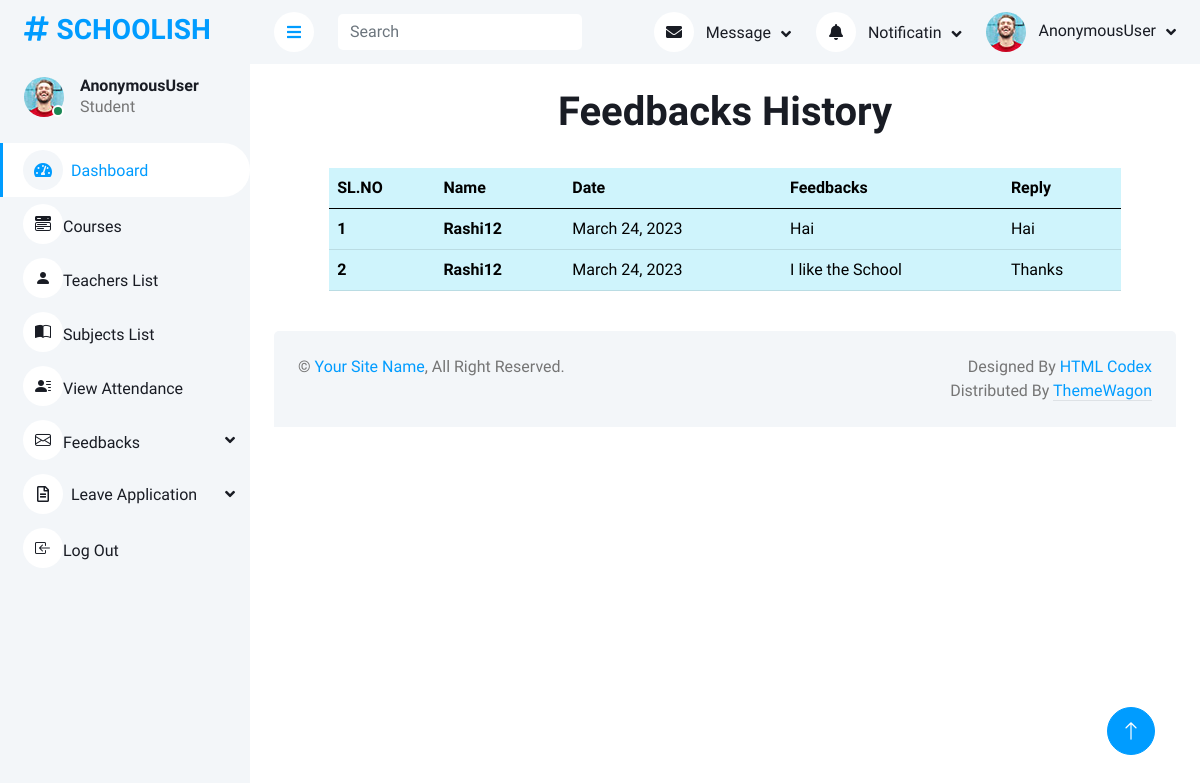
The page /studentdashboard/Feedback/view on the database its author committed.
### home/models.py (models this page shows, shortened)
class StudentFeedback(models.Model):
    user = models.ForeignKey(Login, on_delete=models.DO_NOTHING)
    Feedback = models.CharField(max_length=200)
    Date = models.DateField(auto_now=True)
    Reply = models.TextField(null=True, blank=True)

class Login(AbstractUser):
    is_teacher = models.BooleanField(default=False)
    is_student = models.BooleanField(default=False)

### home/studentviews.py (the view)
# urls.py: path('studentdashboard/Feedback/view', studentviews.stud_view_feedback, name='stud_view_feedback'),
def stud_view_feedback(request):
    data = StudentFeedback.objects.all()
    return render(request, 'Students/Viewfeedback.html', {'data': data})

### templates/Students/Viewfeedback.html
{% extends 'Students/Studentbase.html' %}
{% load crispy_forms_tags %}
{% block content %}
<br>
<h1 class="text-center">Feedbacks History</h1><br>
<div class="col-xl-10 mx-auto">
<table class="table table-info">
  <thead>
    <tr >
      <th scope="col">SL.NO</th>
      <th scope="col">Name</th>
      <th scope="col">Date</th>
      <th scope="col">Feedbacks</th>
      <th scope="col">Reply</th>
    </tr>
  </thead>
  <tbody>
    {% for i in data %}
    <tr>
      <th scope="row">{{forloop.counter}}</th>
      <th scope="row">{{i.user}}</th>
      <td>{{i.Date}}</td>
      <td>{{i.Feedback}}</td>
      <td>{{i.Reply}}</td>
    </tr>
    {% endfor %}
  </tbody>
</table>
</div>
{% endblock %}

### static/set2/css/style.css (style rules this page uses)
:root { --primary: #009CFF; --light: #F3F6F9; --dark: #191C24; }

### rows shown on the page
StudentFeedback: user "Rashi12", Date "March 24, 2023", Feedback "Hai", Reply "Hai"
StudentFeedback: user "Rashi12", Date "March 24, 2023", Feedback "I like the School", Reply "Thanks"

### other values the page prints
{{ request.user }} "AnonymousUser"
